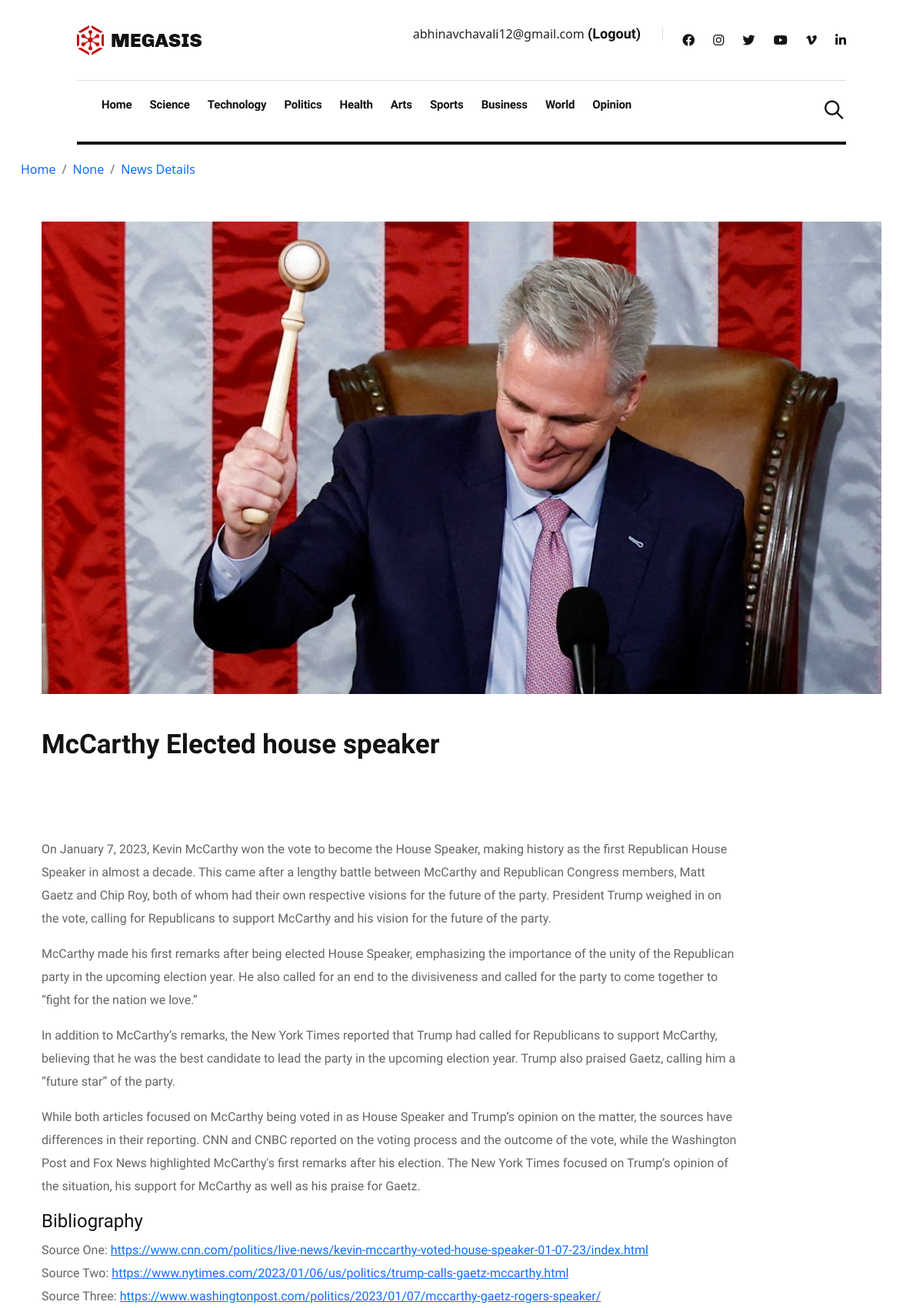
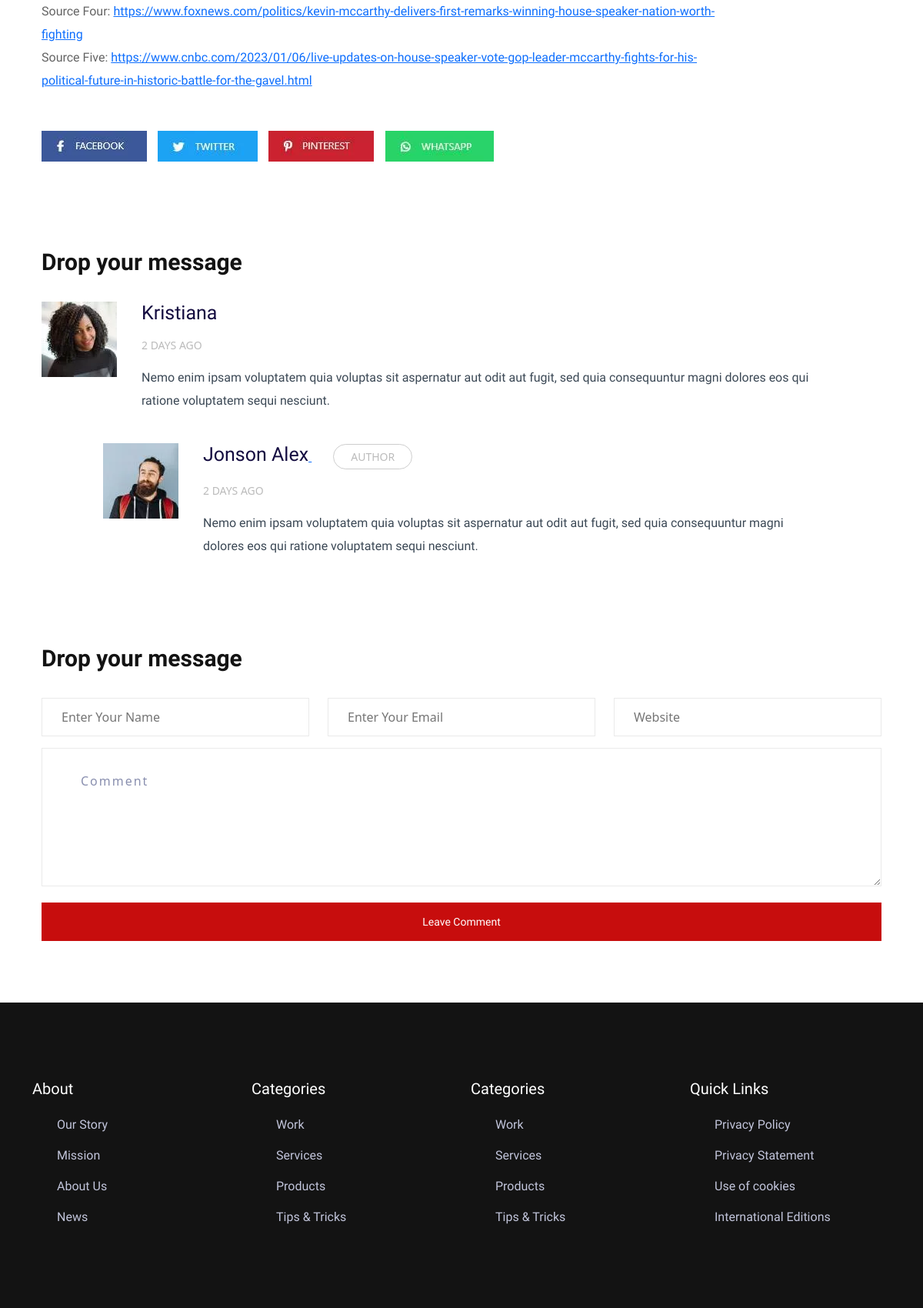
Page /mccarthy-elected-house-speaker/ (signed in, upper part) on the committed database (2 pictures, top to bottom).
### users/models.py (models this page shows, shortened)
class CustomUser(AbstractUser):
    username = None
    email = models.EmailField(_('email address'), unique=True)
    USERNAME_FIELD = 'email'
    REQUIRED_FIELDS = []
    objects = CustomUserManager()

### articles/models.py (models this page shows, shortened)
class Article(models.Model):
    title = models.CharField(max_length=200)
    description = models.CharField(max_length=255)
    thumbnail = models.ImageField(
        blank=True, null=True, upload_to="thumbnails/")
    article_text = models.TextField(blank=True, null=True)
    bibliography = models.TextField(blank=True, null=True)
    date_added = models.DateTimeField('Date Published',
                                      auto_now_add=True,
                                      blank=True)
    date_updated = models.DateTimeField('Date Updated',
                                        auto_now_add=True,
                                        blank=True)
    article_slug = models.SlugField(max_length=100,
                                    unique=True,
                                    blank=True,
                                    null=True)
    category = models.CharField(max_length=40,
                                blank=True,
                                null=True,
                                choices=CATEGORY_CHOICES)
    sourceOne = models.URLField(max_length=300, blank=True, null=True)
    sourceTwo = models.URLField(max_length=300, blank=True, null=True)
    sourceThree = models.URLField(max_length=300, blank=True, null=True)
    sourceFour = models.URLField(max_length=300, blank=True, null=True)
    sourceFive = models.URLField(max_length=300, blank=True, null=True)

### articles/views.py (the view)
# urls.py: path('<slug:aslug>/', views.article_detail, name='article_detail'),
def article_detail(request, aslug):
    article = Article.objects.get(article_slug=aslug)
    return render(request, "articles/post_details.html", {'article': article})

### articles/templates/articles/post_details.html
{% extends './base.html' %}
{% load static %}
{% block content %}
<div class="col-lg-12">
<nav aria-label="breadcrumb">
<ol class="breadcrumb">
<li class="breadcrumb-item"><a href="{% url 'article_list' %}">Home</a></li>
<li class="breadcrumb-item"><a href="/category/{{article.category}}">{{article.get_category_display}}</a></li>
<li class="breadcrumb-item"><a href="#">News Details</a></li>
</ol>
</nav>
</div>
<div class="psot-details pb-80 pt-40">
<div class="container">
<div class="row">
<div class="col-lg-12">
<div class="details-img mb-40">
<img class="img-fluid" src="{{ article.thumbnail.url }}" alt="">
</div>
</div>
</div>
<div class="row">
<div class="col-lg-8">
<div class="about-details-cap">
<h2>{{article.title}}</h2>
</div>
</div>
<div class="col-lg-10">
<div class="about-details-cap">
  <p class="mb-30">
    {{article.article_text|linebreaks}}
  </p>
</div>
</div>
<div class="col-lg-8">
<div class="about-details-cap">
<h4>Bibliography</h4>
</div>
</div>
<div class="col-lg-10">
<div class="about-details-cap">
  <p class="mb-30">
    Source One: <a href="{{article.sourceOne}}">{{article.sourceOne}}</a><br />
    Source Two: <a href="{{article.sourceTwo}}">{{article.sourceTwo}}</a> <br />
    Source Three: <a href="{{article.sourceThree}}">{{article.sourceThree}}</a><br />
    Source Four: <a href="{{article.sourceFour}}">{{article.sourceFour}}</a><br />
    Source Five: <a href="{{article.sourceFive}}">{{article.sourceFive}}</a><br />
  </p>
</div>
</div>
<div class="social-iocn pt-20 pb-20">
<a href="#"><img class="mr-10 mb-10" src="{% static 'img/gallery/facebook.jpg' %}" alt=""></a>
<a href="#"><img class="mr-10 mb-10" src="{% static 'img/gallery/twitter.jpg' %}" alt="#"></a>
<a href="#"><img class="mr-10 mb-10" src="{% static 'img/gallery/pinterest.jpg' %}" alt=""></a>
<a href="#"><img class="mb-10" src="{% static 'img/gallery/whatsapp.jpg' %}" alt=""></a>
</div>
</div>
</div>
</div>
<div class="coments-area pb-80">
<div class="container">
<div class="row ">
<div class="col-xl-12">
<div class="small-tittle mb-30">
<h2>Drop your message</h2>
</div>
</div>
</div>
<div class="row">
<div class="col-lg-11">
<div class="single-comments mb-40">
<div class="comments-items">
<div class="comments-img">
<a href="#"><img src="{% static 'img/gallery/comment-img1.jpg' %}" alt=""></a>
</div>
<div class="comments-tittle">
<a href="#"><h4>Kristiana</h4></a>
<span>2 days ago</span>
<p>Nemo enim ipsam voluptatem quia voluptas sit aspernatur aut odit aut fugit, sed quia consequuntur magni dolores eos qui ratione voluptatem sequi nesciunt.</p>
</div>
</div>
</div>
</div>
<div class="col-lg-11">
<div class="single-comments mb-30 ml-80">
<div class="comments-items">
<div class="comments-img">
<a href="#"><img src="{% static 'img/gallery/comment-img2.jpg' %}" alt=""></a>
</div>
<div class="comments-tittle">
<a href="#"><h4>Jonson Alex</h4> <span class="author">Author</span></a>
<span>2 days ago</span>
<p>Nemo enim ipsam voluptatem quia voluptas sit aspernatur aut odit aut fugit, sed quia consequuntur magni dolores eos qui ratione voluptatem sequi nesciunt.</p>
</div>
</div>
</div>
</div>
</div>
<div class="row">
<div class="col-lg-12">
<div class="form-wrapper pt-80">
<div class="row ">
<div class="col-xl-12">
<div class="small-tittle mb-30">
<h2>Drop your message</h2>
</div>
</div>
</div>
<form id="contact-form" action="#" method="POST">
<div class="row">
<div class="col-lg-4 col-md-6">
<div class="form-box user-icon mb-15">
<input type="text" name="name" placeholder="Enter your name">
</div>
</div>
<div class="col-lg-4 col-md-6">
<div class="form-box email-icon mb-15">
<input type="text" name="email" placeholder="Enter your email">
</div>
</div>
<div class="col-lg-4 col-md-6">
<div class="form-box email-icon mb-15">
<input type="text" name="email" placeholder="Website">
</div>
</div>
<div class="col-lg-12">
<div class="form-box message-icon mb-15">
<textarea name="message" id="message" placeholder="Comment"></textarea>
</div>
<div class="submit-info">
<button class="submit-btn2" type="submit">Leave Comment</button>
</div>
</div>
</div>
</form>
</div>
</div>
</div>
</div>
</div>
{% endblock %}

### articles/templates/articles/base.html (shortened to what this page needs)
{% load static %}
<!doctype html>
<html class="no-js" lang="zxx">
<head>
<link rel="stylesheet" href="{% static 'css/style.css'%}">
<link rel="stylesheet" href="{% static 'css/bootstrap.min.css' %}">
<link rel="stylesheet" href="{% static 'css/wl.carousel.min.css' %}">
<link rel="stylesheet" href="{% static 'css/slicknav.css' %}">
<link rel="stylesheet" href="{% static 'css/animate.min.css'%}">
<link rel="stylesheet" href="{% static 'css/magnific-popup.css'%}">
<link rel="stylesheet" href="{% static 'css/fontawesome-all.min.css'%}">
<link rel="stylesheet" href="{% static 'css/themify-icons.css'%}">
<link rel="stylesheet" href="{% static 'css/slick.css'%}">
<link rel="stylesheet" href="{% static 'css/nice-select.css'%}">
</head>
<body>
<header>
<div class="header-area">
<div class="main-header ">
<div class="header-top ">
<div class="container-fluid">
<div class="row">
<div class="col-xl-12">
<div class="d-flex justify-content-lg-between align-items-center justify-content-sm-end">
<div class="header-info-mid">
<div class="logo">
<a href="{% url 'article_list' %}"><img src="{% static 'img/logo/logo.png' %}" alt=""></a>
</div>
</div>
<div class="header-info-right d-flex align-items-center">
<ul>
  {% if user.is_authenticated %}
  <li>{{user.email}} <a href="/logout" class="header-btn">(Logout) </a>
  </li>
  {% else %}
<li><a href="/login" class="header-btn">Sign in</a></li>
{% endif %}
</ul>
<div class="header-social">
<a href="https://www.fb.com/sai4ull"><i class="fab fa-facebook"></i></a>
<a href="#"><i class="fab fa-instagram"></i></a>
<a href="#"><i class="fab fa-twitter"></i></a>
<a href="#"><i class="fab fa-youtube"></i></a>
<a href="#"><i class="fab fa-vimeo-v"></i></a>
<a href="#"><i class="fab fa-linkedin-in"></i></a>
</div>
</div>
</div>
</div>
</div>
</div>
</div>
<div class="header-bottom  header-sticky">
<div class="container-fluid">
<div class="row align-items-center">
<div class="col-xl-12">
<div class="bottom-wrap d-flex justify-content-between align-items-center">
<div class="main-menu d-none d-lg-block">
<nav>
<ul id="navigation">
<li><a href="{% url 'article_list' %}">Home</a></li>
<li><a href="category.html">Science</a></li>
<li><a href="category.html">Technology</a></li>
<li><a href="category.html">Politics</a></li>
<li><a href="category.html">Health</a></li>
<li><a href="category.html">Arts</a></li>
<li><a href="category.html">Sports</a></li>
<li><a href="category.html">Business</a></li>
<li><a href="category.html">World</a></li>
<li><a href="category.html">Opinion</a></li>
</ul>
</nav>
</div>
<form class="search-form d-none d-sm-block" action="#">
<i class="ti-search"></i>
<input type="search" class="form-control" placeholder="Search Here" title="Search here">
</form>
</div>
</div>
</div>
</div>
</div>
</div>
</div>
</header>
<main>
<section class="whats-news-area mt-20 pb-30">
<div class="container-fluid">
<div class="row">
  {% block content %}
  {% endblock %}
</div>
</div>
</section>
</main>
<footer>
<div class="footer-wrapper">
<div class="footer-area footer-padding">
<div class="container">
<div class="row d-flex justify-content-between">
<div class="col-xl-3 col-lg-3 col-md-4 col-sm-5">
<div class="single-footer-caption mb-50">
<div class="footer-tittle">
<h4>About</h4>
<ul>
<li><a href="#">Our Story</a></li>
<li><a href="#">Mission</a></li>
<li><a href="#">About Us</a></li>
<li><a href="#">News</a></li>
</ul>
</div>
</div>
</div>
<div class="col-xl-3 col-lg-3 col-md-4 col-sm-6">
<div class="single-footer-caption mb-50">
<div class="footer-tittle">
<h4>Categories</h4>
<ul>
<li><a href="#">Work</a></li>
<li><a href="#">Services</a></li>
<li><a href="#">Products</a></li>
<li><a href="#">Tips & Tricks</a></li>
</ul>
</div>
</div>
</div>
<div class="col-xl-3 col-lg-3 col-md-4 col-sm-6">
<div class="single-footer-caption mb-50">
<div class="footer-tittle">
<h4>Categories</h4>
<ul>
<li><a href="#">Work</a></li>
<li><a href="#">Services</a></li>
<li><a href="#">Products</a></li>
<li><a href="#">Tips & Tricks</a></li>
</ul>
</div>
</div>
</div>
<div class="col-xl-3 col-lg-3 col-md-4 col-sm-6">
<div class="single-footer-caption mb-50">
<div class="footer-tittle">
<h4>Quick Links </h4>
<ul>
<li><a href="#">Privacy Policy</a></li>
<li><a href="#">Privacy Statement</a></li>
<li><a href="#">Use of cookies</a></li>
<li><a href="#">International Editions</a></li>
</ul>
</div>
</div>
</div>
</div>
</div>
</div>
</div>
</footer>
</body>
</html>

### rows in the picture
CustomUser: email "abhinavchavali12@gmail.com"
Article: category "None", thumbnail (picture), title "McCarthy Elected house speaker", article_text "On January 7, 2023, Kevin McCarthy won the vote to become the House Speaker, making history as the first Republican House Speaker in almost a decade. This came after a lengthy battle between McCarthy and Republican Congress members, Matt Gaetz and Chip Roy, both of whom had their own respective visions for the future of the party. President Trump weighed in on the vote, calling for Republicans to support McCarthy and his vision for the future of the party. McCarthy made his first remarks after being elected House Speaker, emphasizing the importance of the unity of the Republican party in the upcoming election year. He also called for an end to the divisiveness and called for the party to…", sourceOne "https://www.cnn.com/politics/live-news/kevin-mccarthy-voted-house-speaker-01-07-23/index.html", sourceTwo "https://www.nytimes.com/2023/01/06/us/politics/trump-calls-gaetz-mccarthy.html", sourceThree "https://www.washingtonpost.com/politics/2023/01/07/mccarthy-gaetz-rogers-speaker/", sourceFour "https://www.foxnews.com/politics/kevin-mccarthy-delivers-first-remarks-winning-house-speaker-nation-worth-fighting", sourceFive "https://www.cnbc.com/2023/01/06/live-updates-on-house-speaker-vote-gop-leader-mccarthy-fights-for-his-political-future-in-historic-battle-for-the-gavel.html"
